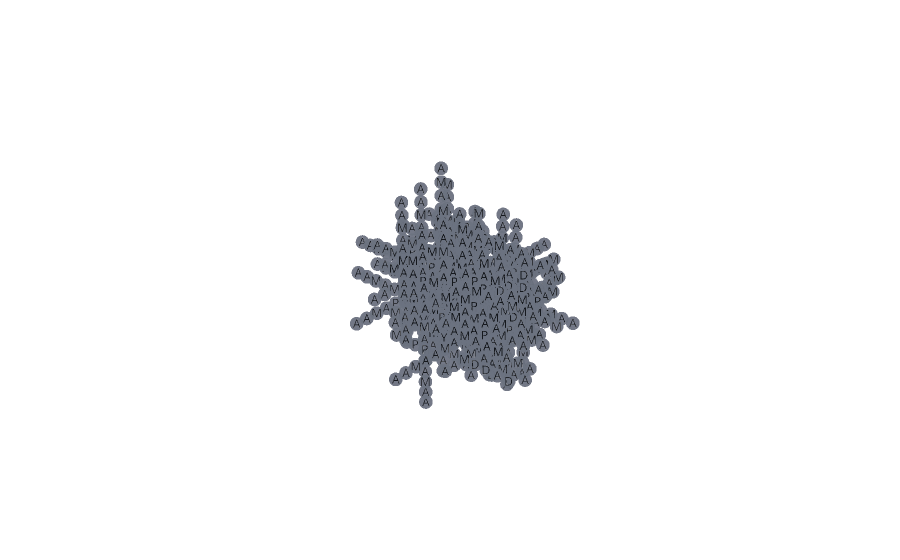

The code cell stored with this chart in its notebook:
### Markdown cell above
## 3D view

### Code cell
plot_board_3d(board=boards[-1])

### Figure 1 — Plotly figure (JSON) as saved in the notebook; plotly's stock layout.template omitted (floating-point values rounded to 4 significant figures; data arrays with more than 128 entries replaced by an {"elided": "..."} marker saying what was removed)
{"data": [{"customdata": {"elided": "742x3 int values"}, "hovertemplate": "coord=%{customdata}<br>symbol=%{text}<extra></extra>", "marker": {"color": {"elided": "742 str values"}, "opacity": 0.95, "size": 8}, "mode": "markers+text", "showlegend": false, "text": {"elided": "742 str values"}, "textfont": {"color": "#15181d", "size": 12}, "textposition": "middle center", "type": "scatter3d", "x": {"elided": "742 int values"}, "y": {"elided": "742 int values"}, "z": {"elided": "742 int values"}}], "layout": {"margin": {"b": 4, "l": 4, "r": 4, "t": 4}, "paper_bgcolor": "white", "plot_bgcolor": "white", "scene": {"aspectmode": "data", "camera": {"eye": {"x": 1.55, "y": -1.75, "z": 1.25}}, "xaxis": {"showbackground": false, "showgrid": false, "visible": false, "zeroline": false}, "yaxis": {"showbackground": false, "showgrid": false, "visible": false, "zeroline": false}, "zaxis": {"showbackground": false, "showgrid": false, "visible": false, "zeroline": false}}, "showlegend": false}}
